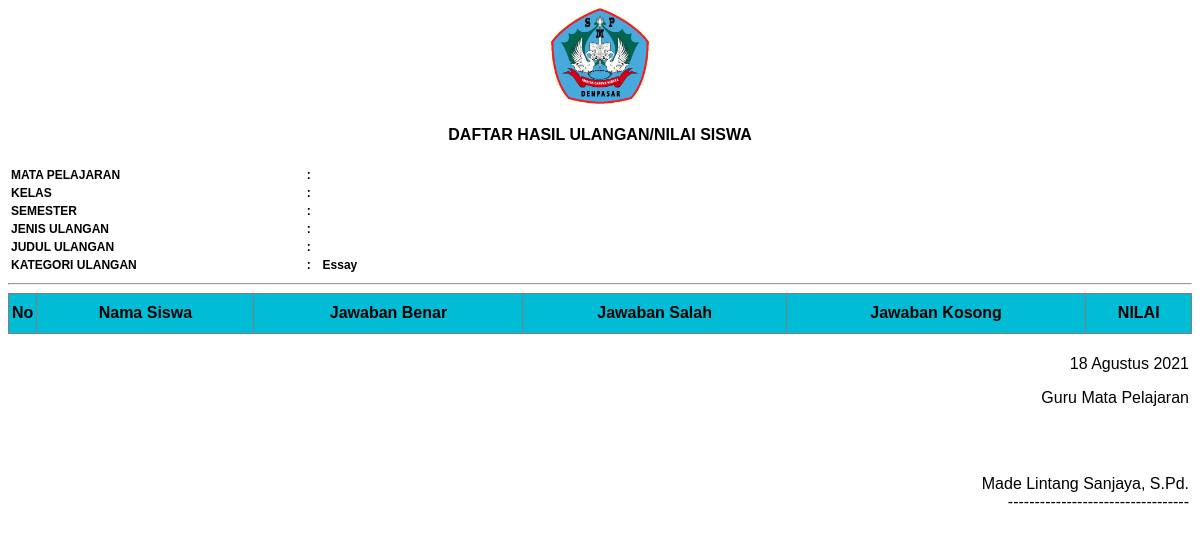
The page /Report/nilai/nilai_perkelas.php (signed in) on the database as committed earlier.
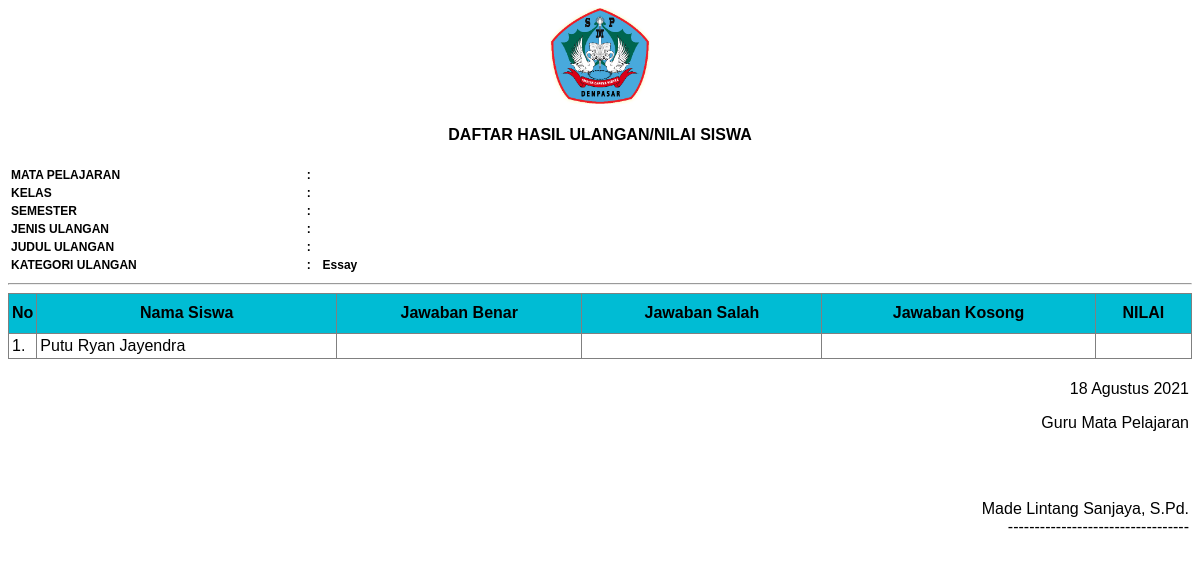
The same page on the database as committed later.
### tables this page shows
CREATE TABLE `tb_siswa` (
  `id_siswa` int(11) NOT NULL,
  `nis` varchar(15) NOT NULL,
  `nama_siswa` varchar(120) NOT NULL,
  `jk` varchar(30) NOT NULL,
  `password` varchar(255) NOT NULL,
  `status` varchar(15) NOT NULL,
  `aktif` varchar(30) NOT NULL,
  `tingkat` varchar(20) NOT NULL,
  `foto` varchar(255) NOT NULL,
  `id_kelas` int(11) NOT NULL,
  `confirm` enum('Yes','No') NOT NULL
);

### Report/nilai/nilai_perkelas.php (the view, shortened to what this page needs)
<?php
  include '../../config/db.php';
  if (@$_SESSION['Guru']) {
    if (@$_SESSION['Guru']) {
      $sesi = @$_SESSION['Guru'];
    }
    $sql  = mysqli_query($con,"SELECT * FROM tb_guru WHERE id_guru = '$sesi'") or die(mysqli_error($con));
    $data = mysqli_fetch_array($sql);
    $kelas  = mysqli_query($con, "SELECT * FROM kelas_ujian
      INNER JOIN tb_master_kelas ON kelas_ujian.id_kelas=tb_master_kelas.id_kelas
      WHERE kelas_ujian.id_ujian  = '$_GET[ujian]'
      AND kelas_ujian.id_kelas  = '$_GET[kelas]'
    ");
    foreach ($kelas as $k)
      $ujian  = mysqli_query($con,"SELECT * FROM ujian
        INNER JOIN tb_jenisujian ON ujian.id_jenis=tb_jenisujian.id_jenis
        INNER JOIN tb_master_mapel ON ujian.id_mapel=tb_master_mapel.id_mapel
        INNER JOIN tb_master_semester ON ujian.id_semester=tb_master_semester.id_semester
        WHERE ujian.id_ujian  = '$_GET[ujian]'
        ORDER BY id_ujian DESC
      ");
      foreach ($ujian as $du) ?>
        <center>
          <img src="../../vendor/images/smpdw.png" width="100">
          <h4>DAFTAR HASIL ULANGAN/NILAI SISWA</h4>
        </center>
        <table class="table" style="font-weight:bold;width: 400px;font-size: 12px;">
          <tr>
            <td>MATA PELAJARAN</td>
            <td>:</td>
            <td><?php echo $du['mapel']; ?></td>
          </tr>
          <tr>
            <td>KELAS</td>
            <td>:</td>
            <td><?php echo $k['kelas']; ?></td>
          </tr>
          <tr>
            <td>SEMESTER</td>
            <td>:</td>
            <td><?php echo $du['semester']; ?></td>
          </tr>
          <tr>
            <td>JENIS ULANGAN</td>
            <td>:</td>
            <td><?php echo $du['jenis_ujian']; ?></td>
          </tr>
          <tr>
            <td>JUDUL ULANGAN</td>
            <td>:</td>
            <td><?php echo $du['judul']; ?></td>
          </tr>
          <tr>
            <td>KATEGORI ULANGAN</td>
            <td>:</td>
            <td><?= $du['kategori'] == 'pilgan' ? 'Pilihan Ganda' : 'Essay'; ?></td>
          </tr>
        </table>
        <hr>
        <table width="100%" border="1" style="border-collapse: collapse;" cellpadding="3">
          <thead>
            <tr style="height: 40px;background-color: #00BCD4;">
              <th width="10">No</th>
              <th>Nama Siswa</th>
              <th>Jawaban Benar</th>
              <th>Jawaban Salah</th>
              <th>Jawaban Kosong</th>
              <th>NILAI</th>
            </tr>
          </thead>
          <tbody>
            <?php
              $no     = 1;
              $tampil = mysqli_query($con, "SELECT * FROM tb_siswa
                WHERE id_kelas  = '$_GET[kelas]'
                ORDER BY nama_siswa ASC
              ");
              while($r=mysqli_fetch_array($tampil)) {
                $nli  = mysqli_fetch_array(mysqli_query($con, "SELECT * FROM nilai
                  WHERE id_ujian  = '$_GET[ujian]'
                  AND id_siswa  = '$r[id_siswa]'
                ")); ?>
                <tr>
                  <td><?=$no++; ?>.</td>
                  <td><?=$r['nama_siswa']; ?></td>
                  <td><?=$nli['jml_benar']; ?></td>
                  <td><?=$nli['jml_salah']; ?></td>
                  <td><?=$nli['jml_kosong']; ?></td>
                  <td><?=$nli['nilai']; ?></td>
                </tr>
              <?php }
            ?>
          </tbody>
        </table>
        <table width="100%">
          <tr>
            <td align="right" colspan="6" rowspan="" headers="">
                <p>
                  <?php
                    function tgl_indo($tanggal){
                      $bulan = array (
                        1 =>   'Januari',
                        'Februari',
                        'Maret',
                        'April',
                        'Mei',
                        'Juni',
                        'Juli',
                        'Agustus',
                        'September',
                        'Oktober',
                        'November',
                        'Desember'
                      );
                      $pecahkan = explode('-', $tanggal);
                      return $pecahkan[2] . ' ' . $bulan[ (int)$pecahkan[1] ] . ' ' . $pecahkan[0];
                    }
                    echo tgl_indo(date('Y-m-d'));
                  ?>
                </p>
                <p> Guru Mata Pelajaran </p>
                  <br> <br>
                <p><?php echo $data['nama_guru'];?><br>
                ---------------------------------- </p>
            </td>
          </tr>
        </table>
<?php
} else{
echo "<script>
window.location='../../index.php';</script>";
}

Rows that differ between the two databases and show on the page:
now on this page (row edited): tb_siswa: nama_siswa "Putu Ryan Jayendra"
